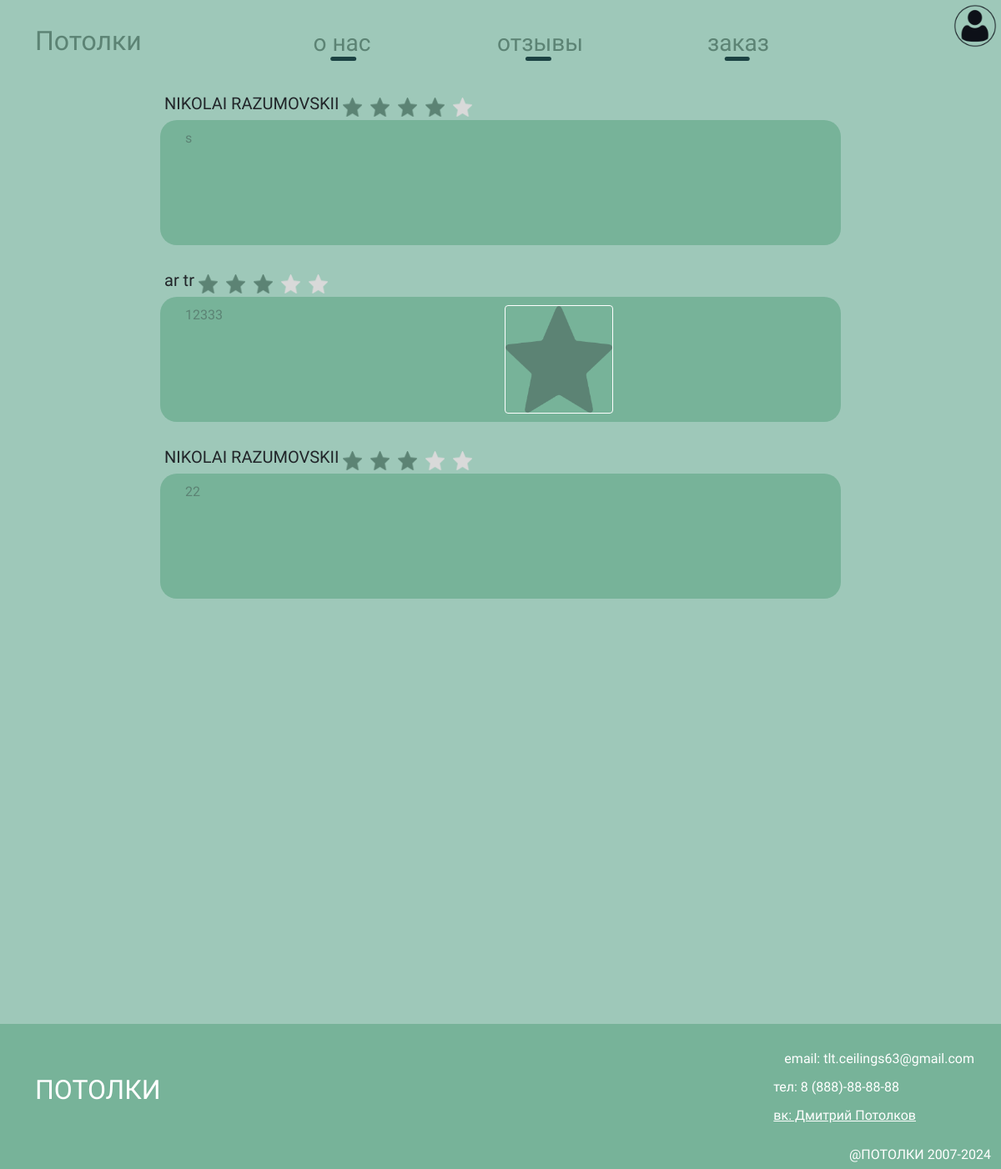
The app's page /reviews with its own data.
### data/reviews.py (models this page shows)
class Review(SqlAlchemyBase):
    __tablename__ = 'reviews'
    id = sqlalchemy.Column(sqlalchemy.Integer, primary_key=True, autoincrement=True)
    user_id = sqlalchemy.Column(sqlalchemy.Integer, sqlalchemy.ForeignKey("users.id"))
    text = sqlalchemy.Column(sqlalchemy.String, nullable=True)
    rating = sqlalchemy.Column(sqlalchemy.Integer, nullable=False)
    img = sqlalchemy.Column(sqlalchemy.String, nullable=True)
    user = orm.relationship('User')

### main.py (the view)
@app.route('/reviews')
def reviews():
    db_sess = db_session.create_session()
    res = db_sess.query(User.name, User.surname, Review).filter(User.id == Review.user_id)
    reviews = []
    for name, surname, review in res:
        img = str(review.img).split(';')
        if img == ['']:
            img = []
        a = {'name': name+' '+surname, 'rating': review.rating, 'text': review.text, 'images': img, 'user': review.user, 'id': review.id}
        print(a)
        reviews.append(a)
        a = {}
    show = False
    if not isinstance(current_user, AnonymousUserMixin) and current_user.is_ordered and not current_user.made_review:
        show = True
    db_sess.close()
    return render_template('reviews.html', encoding='utf8', reviews=reviews, show=show)

### data/db_session.py (called while the page is built)
def create_session() -> Session:
    global __factory
    return __factory()

### static/templates/reviews.html (shortened to what this page needs)
{% extends "base.html" %}
{% block content %}
    {% for review in reviews %}
    <div class="review-page">
      <div class="review-header" style="display: flex;">
        <div class="rating">
          <h5 style="margin-left: 155px;margin-bottom: -30px;">{{review['name']}} </h5>
          {% for i in range(1, review['rating'] + 1)%}
            <label class="filled_images"></label>
          {% endfor %}
          {% for i in range(review['rating'] + 1, 6)%}
          <label class="hollow_images"></label>
          {% endfor %}
        </div>
      </div>
        <div class="review">
              <div class="text" style="width: 45%;">
                  {{ review["text"] }}
              </div>
              {% set id_block = loop.index %}
              {% if review["images"]|length > 0 %}
              <div class="images">
                  <img src='{{review["images"][0] }}' alt="" onclick="showImage(this.id)" id="{{loop.index}}_{{1}}">
              {% endif %}
              </div>
          </div>
      {% endfor %}
  </div>
{% endblock %}

### static/styles/styles.css (style rules this page uses)
body { background-color: #9ec8b9; }
.ubuntu-light { font-family: "Ubuntu", sans-serif; font-weight: 300; font-style: normal; }
.review .text { overflow-wrap: break-word; margin-left: 20px; max-width: 80%; font-size: 1rem; color: #5c8374; height: 100%; display: -webkit-box; -webkit-line-clamp: 6; -webkit-box-orient: vertical; }
.review img { min-width: 0; min-height: 0; object-fit: cover; border: 1px solid white; }
.review-page .review-header .rating { display: flex; }
.review-page .review-header .rating label { margin-top: 5px; margin-left: 5px; width: 23px; height: 23px; margin-right: 5px; }
.review-header .rating .filled_images { background: url('../img/filled_star.png'); background-size: cover; }
.review-header .rating .hollow_images { background: url('../img/star.png'); background-size: cover; }

### records on screen
Review: name "ar tr", text "12333", img (picture)
Review: name "NIKOLAI RAZUMOVSKII", text "22"

### other values on screen
{{ review['name'] }} "NIKOLAI RAZUMOVSKII"
{{ review["text"] }} "s"
